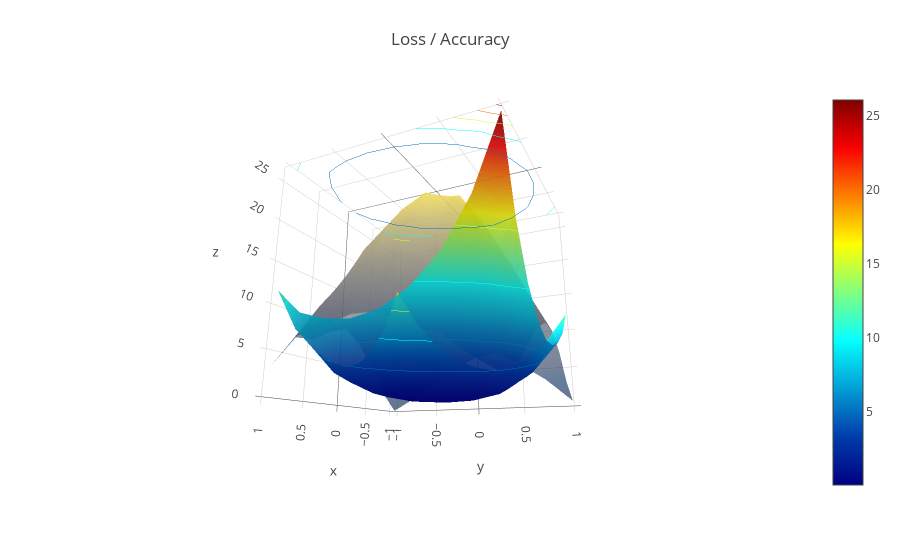
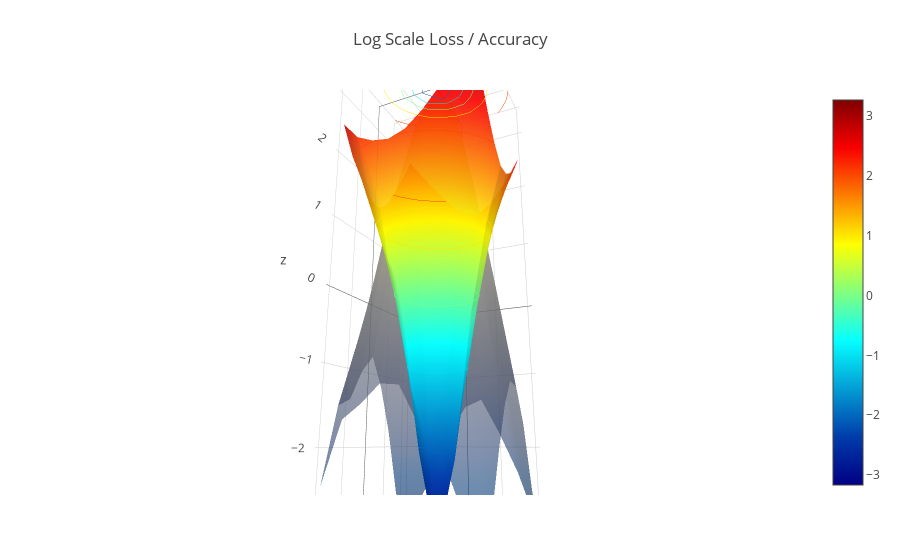

The notebook cell saved with these charts, in order:
### Code cell
create_viz(loss_list,acc_list)
